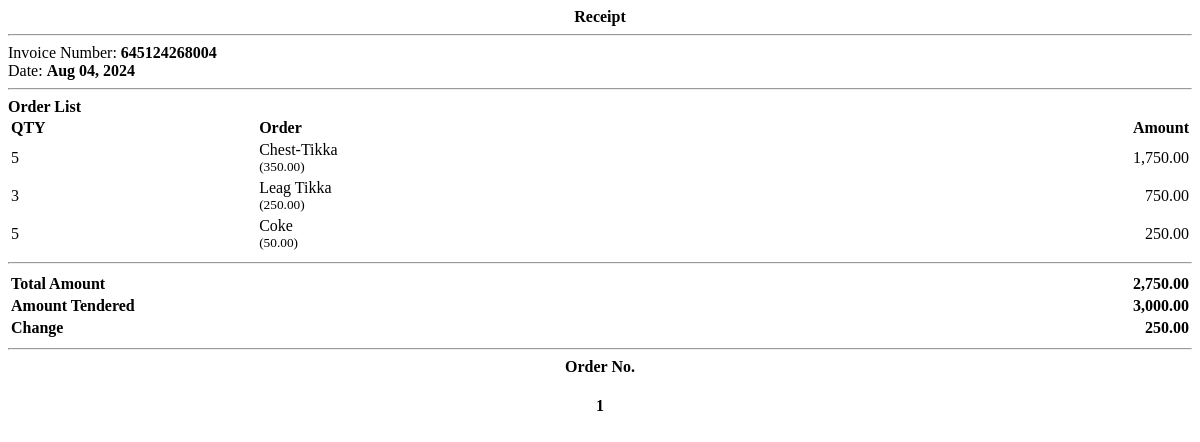
Page /receipt.php?id=4 on the committed database.
### tables this page shows
CREATE TABLE `order_items` (
  `id` int(30) NOT NULL,
  `order_id` int(30) NOT NULL,
  `product_id` int(30) NOT NULL,
  `qty` int(30) NOT NULL,
  `price` float NOT NULL,
  `amount` float NOT NULL
);

CREATE TABLE `products` (
  `id` int(30) NOT NULL,
  `category_id` int(30) NOT NULL,
  `name` varchar(200) NOT NULL,
  `description` text NOT NULL,
  `price` float NOT NULL,
  `status` tinyint(1) NOT NULL DEFAULT 1 COMMENT '0=Unavailable,1=Available'
);

### receipt.php (the view, shortened to what this page needs)
<?php
include 'db_connect.php';
$items = $conn->query("SELECT o.*,p.name FROM order_items o inner join products p on p.id = o.product_id where o.order_id = $id ");
?>
<div class="container-fluid">
	<p class="text-center"><b><?php echo $amount_tendered > 0 ? "Receipt" : "Bill" ?></b></p>
	<hr>
	<div class="flex">
		<div class="w-100">
			<?php if($amount_tendered > 0): ?>
			<p>Invoice Number: <b><?php echo $ref_no ?></b></p>
		<?php endif; ?>
			<p>Date: <b><?php echo date("M d, Y",strtotime($date_created)) ?></b></p>
		</div>
	</div>
	<hr>
	<p><b>Order List</b></p>
	<table width="100%">
		<thead>
			<tr>
				<td><b>QTY</b></td>
				<td><b>Order</b></td>
				<td class="text-right"><b>Amount</b></td>
			</tr>
		</thead>
		<tbody>
			<?php
			while($row = $items->fetch_assoc()):
			?>
			<tr>
				<td><?php echo $row['qty'] ?></td>
				<td><p><?php echo $row['name'] ?></p><?php if($row['qty'] > 0): ?><small>(<?php echo number_format($row['price'],2) ?>)</small> <?php endif; ?></td>
				<td class="text-right"><?php echo number_format($row['amount'],2) ?></td>
			</tr>
			<?php endwhile; ?>
		</tbody>
	</table>
	<hr>
	<table width="100%">
		<tbody>
			<tr>
				<td><b>Total Amount</b></td>
				<td class="text-right"><b><?php echo number_format($total_amount,2) ?></b></td>
			</tr>
			<?php if($amount_tendered > 0): ?>
			<tr>
				<td><b>Amount Tendered</b></td>
				<td class="text-right"><b><?php echo number_format($amount_tendered,2) ?></b></td>
			</tr>
			<tr>
				<td><b>Change</b></td>
				<td class="text-right"><b><?php echo number_format($amount_tendered - $total_amount,2) ?></b></td>
			</tr>
		<?php endif; ?>
		</tbody>
	</table>
	<hr>
	<p class="text-center"><b>Order No.</b></p>
	<h4 class="text-center"><b><?php echo $order_number ?></b></h4>
</div>

### receipt.php (style rules this page uses)
.flex { display: inline-flex; width: 100%; }
.text-center { text-align:center; }
.text-right { text-align:right; }
p { margin:unset; }

### rows in the picture
order_items: qty "5", product.name "Chest-Tikka", price "350.00", amount "1,750.00"
order_items: qty "3", product.name "Leag Tikka", price "250.00", amount "750.00"
order_items: qty "5", product.name "Coke", price "50.00", amount "250.00"

### other values in the picture
$ref_no "645124268004"
date("M d, Y",strtotime($date_created)) "Aug 04, 2024"
$total_amount "2,750.00"
$amount_tendered "3,000.00"
$amount_tendered - $total_amount "250.00"
$order_number "1"
